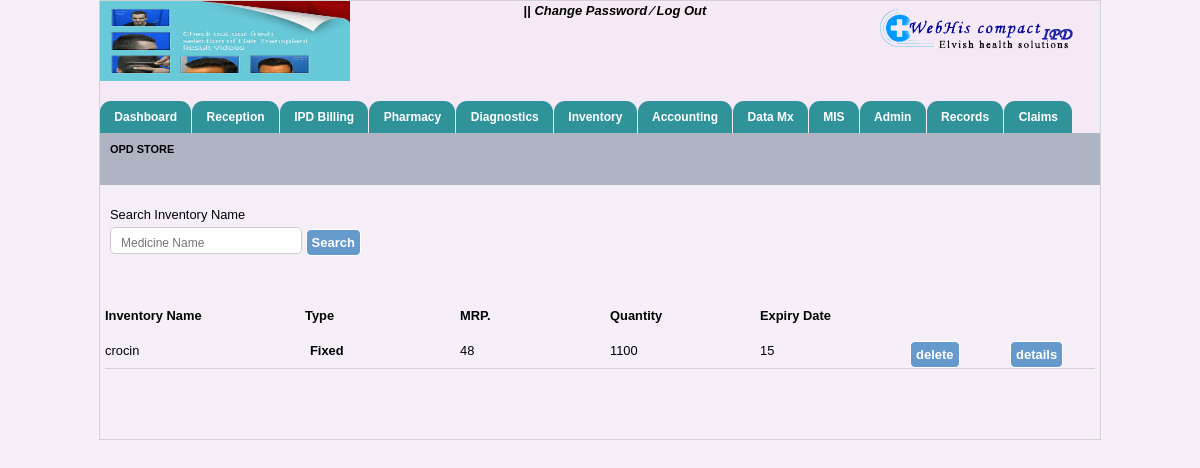
The app's page /opd_store.php with its own data.
### tables this page shows
CREATE TABLE IF NOT EXISTS `hospitals_info` (
  `hospital_name` varchar(40) NOT NULL,
  `hospital_add` varchar(40) NOT NULL,
  `hospital_email` varchar(40) NOT NULL,
  `hospital_helpline` int(40) NOT NULL,
  `hospital_fax` int(40) NOT NULL,
  `reception_no` varchar(100) NOT NULL,
  `ambulance_no` varchar(100) NOT NULL,
  `emergency_no` varchar(100) NOT NULL,
  `logo_path` varchar(200) NOT NULL,
  `img_path` varchar(200) NOT NULL
);

CREATE TABLE IF NOT EXISTS `inventory_store` (
  `in_id` int(200) NOT NULL AUTO_INCREMENT,
  `in_name` varchar(200) NOT NULL,
  `type` varchar(200) NOT NULL,
  `unit price` int(200) NOT NULL,
  `mrp` int(200) NOT NULL,
  `quantity` varchar(200) NOT NULL,
  `ex_date` varchar(200) NOT NULL,
  PRIMARY KEY (`in_id`)
);

### opd_store.php (the view, shortened to what this page needs)
<?php
	include("header.php");
include("menubar.php");
?>
  <div id="opd_bill" style="height:40px;">
            <span style="float:left; width:200px; "><strong>OPD STORE</strong></span>
    </div>
  <div style="width:990px; margin:20px auto;" id="search_exist">
          <div id="search_txt" class="p_adding">Search Inventory Name</div>
            <div class="p_adding">
              <span>
<input type="text" name="search" placeholder="Medicine Name" id="inputStringCo" onKeyUp="lookupCo(this.value);" onBlur="fillCo();"  /></span>
                <span><input type="submit" name="find" value="Search" class="btn"/></span>
            </div>
        </div>
   <div style="width:990px; margin:50px auto;">
  		 <div class="field_bg">
              <div style="float:left; width:200px; "><strong>Inventory Name</strong></div>
              <div style="float:left; width:150px; margin-right:5px;"><strong>Type</strong></div>
              <div style="float:left; width:150px; "><strong>MRP.</strong></div>
              <div style="float:left; width:150px; "><strong>Quantity</strong></div>
              <div style="float:left; width:200px; "><strong>Expiry Date</strong></div>
                <?php $res3=mysql_query("select * from inventory_store");
                while($row3=mysql_fetch_array($res3)){	?>
                  <form method="post">
                    <div style="float:left; width:200px; margin-right:5px;"><?php echo $row3[1];?></div>
             			  <div style="float:left; width:150px; "><strong><?php echo $row3[2];?></strong></div>
                    <div style="float:left; width:150px; "><?php echo $row3[3];?></div>
      		          <div style="float:left; width:150px; "><?php echo $row3[4];?></div>
                    <div style="float:left; width:150px;"><?php echo $row3[5];?></div>
                    <div style="float:left; width:100px; "><input type="submit"name="del" value="delete" class="btn"/></div>
                    <div style="float:left; width: 4px; "><input type="submit"name="details" value="details" class="btn"/></div>
	            <div class="cls" style="margin-top:15px;  border-bottom:1px solid lightgray;"></div>
        </form>
             <?php
             }
             ?>
      </div>
  </div>
  <?php
  	include("footer.php");
  ?>

### header.php (shortened to what this page needs)
<!DOCTYPE html PUBLIC "-//W3C//DTD XHTML 1.0 Transitional//EN" "http://www.w3.org/TR/xhtml1/DTD/xhtml1-transitional.dtd">
<html xmlns="http://www.w3.org/1999/xhtml">
<head>
    <link rel="stylesheet" href="includes1/searchStyle.css" type="text/css">
    <link rel="stylesheet" href="includes2/searchStyle.css" type="text/css">
    <link rel="stylesheet" href="includesConsumable/searchStyle.css" type="text/css">
    <link rel="stylesheet" href="includesMedicine/searchStyle.css" type="text/css">
    <link rel="stylesheet" href="includesAd/searchStyle.css" type="text/css">
    <link rel="stylesheet" href="includesCo/searchStyle.css" type="text/css">
	<link rel="stylesheet" href="patient-css.css" type="text/css">
    <link rel="stylesheet" href="includesOt/searchStyle.css" type="text/css">
    <link rel="stylesheet" href="includesIp/searchStyle.css" type="text/css">
    <link rel="stylesheet" href="includesCoP/searchStyle.css" type="text/css">
    <link rel="stylesheet" href="includesVp/searchStyle.css" type="text/css">
    <link rel="stylesheet" href="includesVpP/searchStyle.css" type="text/css">
    <link rel="stylesheet" href="includesD/searchStyle.css" type="text/css">
    <link rel="stylesheet" href="includesDs/searchStyle.css" type="text/css">
    <link rel="stylesheet" href="includesR/searchStyle.css" type="text/css">
    <link rel="stylesheet" href="includesDi/searchStyle.css" type="text/css">
<link rel="stylesheet" type="text/css" href="css/doc.css" />
<link rel="stylesheet" type="text/css" href="css/jquery.timeentry.css" />
<link rel="stylesheet" type="text/css" href="css/jquery.timepicker.css" />
<link rel="stylesheet" type="text/css" href="css/jquey-ui.css" />
<link rel="stylesheet" type="text/css" href="css/login-code.css" />
<link rel="stylesheet" type="text/css" href="css/mainstyle.css" />
<link rel="stylesheet" type="text/css" href="css/style_by.css" />
<link rel="stylesheet" type="text/css" href="css/tabcode.css" />
<link rel="stylesheet" type="text/css" href="css/tab-code.css" />
<link rel="stylesheet" type="text/css" href="css/patient-css.css" />
</head>
<body>
<div id="container">
	<div id="header" style="background:rgba(243, 232, 245, 0.67); width:1000px;">
    	<div id="logo_side">
        	<?php
				$data=mysql_query("select * from hospitals_info");
				$info=mysql_fetch_array($data);
                                echo '<img src="'.$info['logo_path'].'" height="100"/>';
                                ?>
        </div>
        	<div class="welcome" style="width:530px;">
            <span id="sign">
                <?php echo $_SESSION['uname']; echo $_SESSION['uid'];  ?> ||
            	<a href="#">Change Password </a>
                <a href="#">&frasl;</a>
                <a href="log_out.php" onclick="disableBackButton()">Log Out</a>
             </span>
            </div>
        <div id="sign_in_up">
             <div id="power_by"><img src="image/logo.png" align="left"/></div>
        </div>
    </div>

### includesConsumable/searchStyle.css (style rules this page uses)
body { font-family:Arial, Helvetica, sans-serif; font-size:11px; color:000; }

### includesCo/searchStyle.css (style rules this page uses)
body { font-family:Arial, Helvetica, sans-serif; font-size:11px; color:000; }

### includesOt/searchStyle.css (style rules this page uses)
body { font-family:Arial, Helvetica, sans-serif; font-size:11px; color:000; }

### includesIp/searchStyle.css (style rules this page uses)
body { font-family:Arial, Helvetica, sans-serif; font-size:11px; color:000; }

### includesCoP/searchStyle.css (style rules this page uses)
body { font-family:Arial, Helvetica, sans-serif; font-size:11px; color:000; }

### includesVp/searchStyle.css (style rules this page uses)
body { font-family:Arial, Helvetica, sans-serif; font-size:11px; color:000; }

### includesVpP/searchStyle.css (style rules this page uses)
body { font-family:Arial, Helvetica, sans-serif; font-size:11px; color:000; }

### includesD/searchStyle.css (style rules this page uses)
body { font-family:Arial, Helvetica, sans-serif; font-size:11px; color:000; }

### includesDs/searchStyle.css (style rules this page uses)
body { font-family:Arial, Helvetica, sans-serif; font-size:11px; color:000; }

### includesR/searchStyle.css (style rules this page uses)
body { font-family:Arial, Helvetica, sans-serif; font-size:11px; color:000; }

### includesDi/searchStyle.css (style rules this page uses)
body { font-family:Arial, Helvetica, sans-serif; font-size:11px; color:000; }

### css/doc.css (style rules this page uses)
body { margin:0; padding:0; font-size:80.5%; font-family:Arial,'Lucida sans unicode'; line-height:20px; text-align:left; width:100%; color:#000305; }
* { margin:0px; padding:0px; }
a { text-decoration:none; }
div, table, h1, h2, h3, h4, h5, h6, span, tr, td, img, form { margin:0px; padding:0px; border:none; }
.p_adding { padding:0px 5px; }
#container { margin:0px auto; padding:0px; width:1000px; border:1px solid lightgray; }
#container #header { height:85px; width:1000px; margin:0 auto; }
#container #header #logo_side { width:25%; float:left; }
.welcome { float:left; width:55%; text-align:center; }
#container #header #logo_side img { width:150px; height:80px; margin-top:0px; padding:0px; }
#container #header #sign_in_up { width:20%; float:left; margin-top:0.5%; }

### css/login-code.css (style rules this page uses)
input[type="text"],input[type="password"],input[type="date"] { width: 170px; height: 25px; padding: 5px 10px 0px 10px; margin:2px 0 0px 0; background:#FFF; border-radius: 5px; -moz-border-radius: 5px; -webkit-border-radius: 5px; font-family:Arial, Arial, Helvetica, sans-serif; font-size: 14px; color:#000; border:1px solid #CCC; }

### css/mainstyle.css (style rules this page uses)
body { background:rgba(243, 232, 245, 0.67); margin:0px; padding:0px width:100%; }
html { width:100%; }
.cls { clear:both; }
* { margin:0px; padding:0px; }
* { font:Georgia, "Times New Roman", Times, serif }

### css/style_by.css (style rules this page uses)
* { margin:0px; padding:0px; }
a { text-decoration:none; }
div, table, h1, h2, h3, h4, h5, h6, span, tr, td, img, form { margin:0px; padding:0px; border:none; }
.p_adding { padding:0px 5px; }
#container { margin:0px auto; padding:0px; width:1000px; border:1px solid lightgray; }
#container #header { height:100px; width:1000px; margin:0 auto; }
#container #header #logo_side { width:25%; float:left; }
.welcome { float:left; width:55%; text-align:center; font-weight:700; font-size:13px; }
.welcome #sign a { color:#000; font-style:italic }
#container #header #logo_side img { width:100%; }
#container #header #sign_in_up { width:20%; float:left; margin-top:0.5%; }
#opd_bill { background:#AEB4C2; color:#000; font-size:85%; margin:0 auto; width:98%; padding:6px 1%; }
.btn { background:#6699cc; color:#FFFFFF !important; font-size:13px; padding:5px; cursor:pointer; border:1px solid #FFF; border-radius:5px; font-weight:700; }
input[type="text"] { height:20px; border:1px solid #CCC; border-radius:5px; font-size:12px; font-weight:300; }

### records on screen
hospitals_info: logo_path (picture)
inventory_store: in_name "crocin", type "Fixed", unit price "48", mrp "1100", quantity "15"
